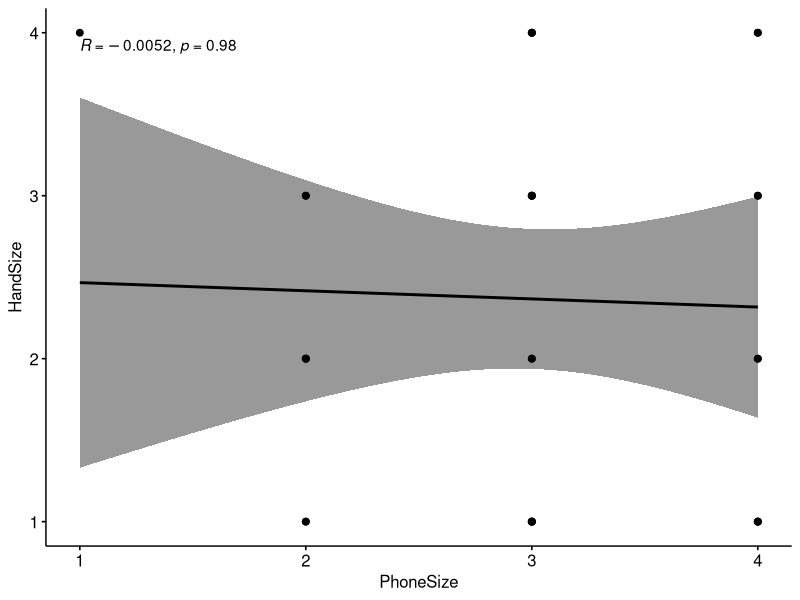
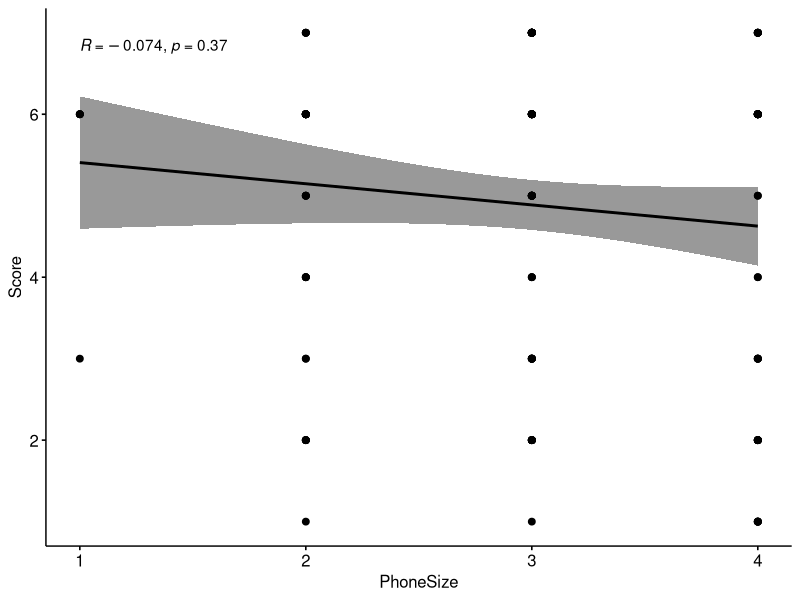
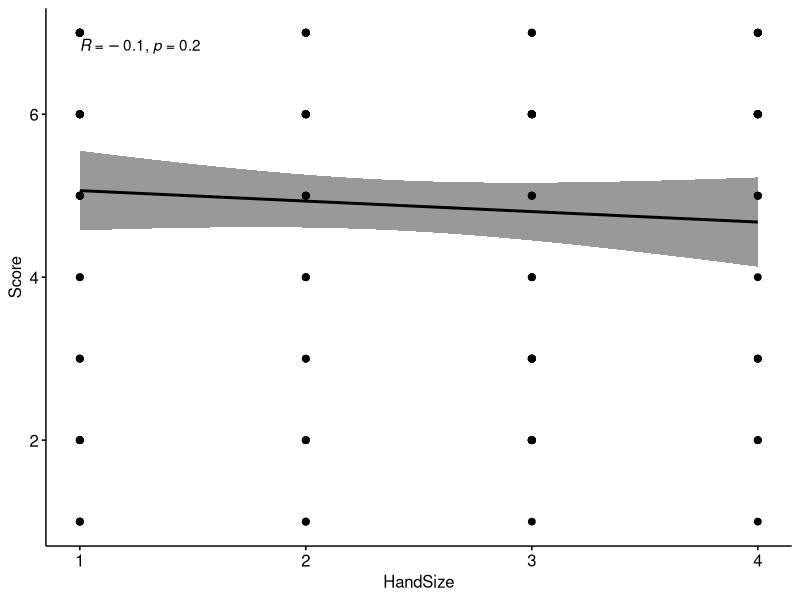
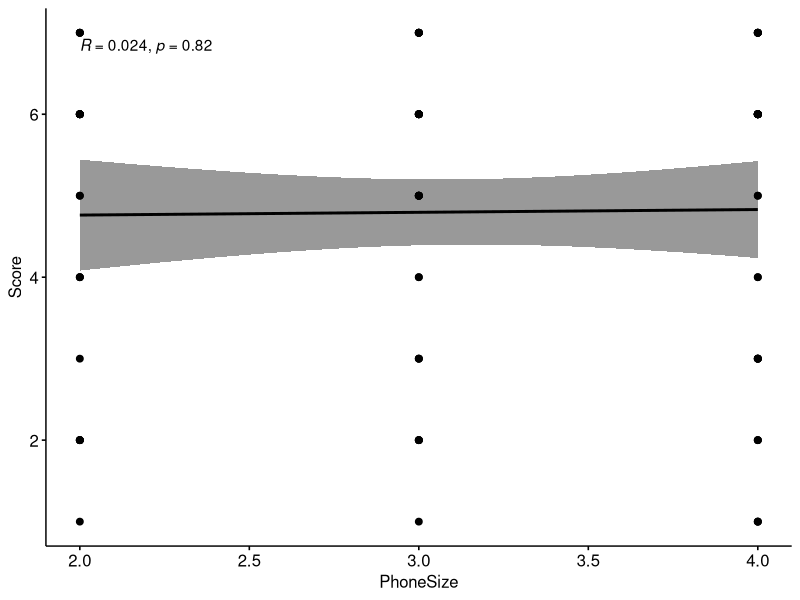
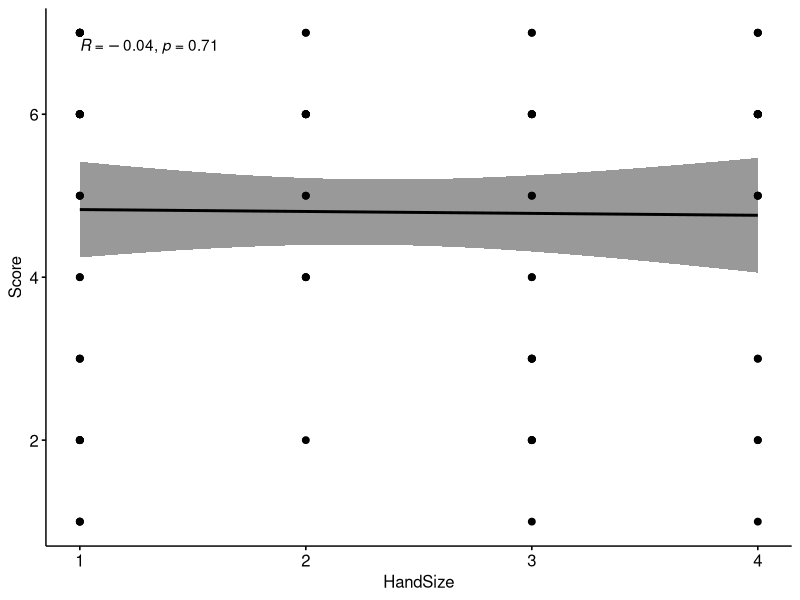
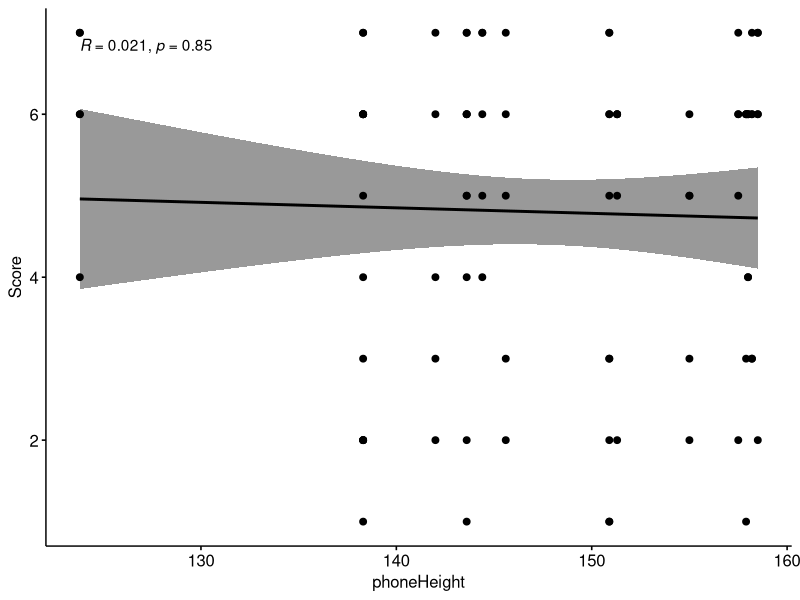
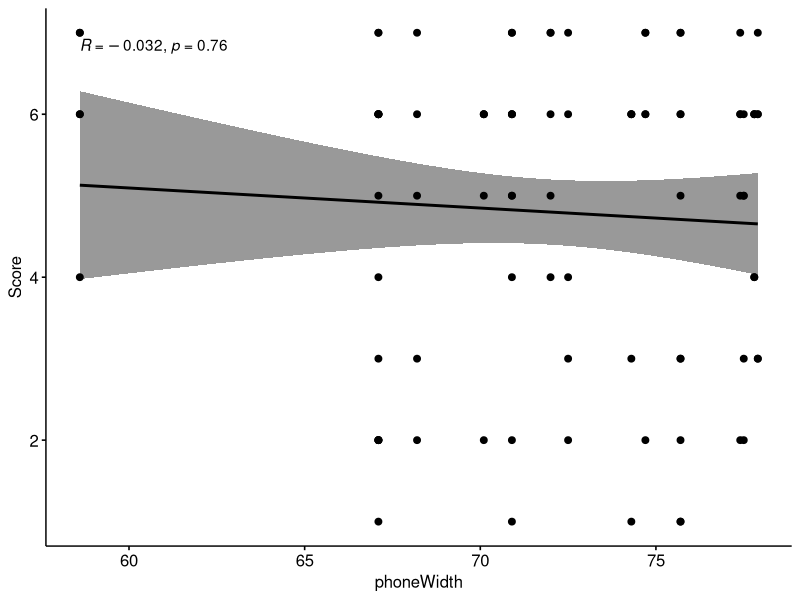
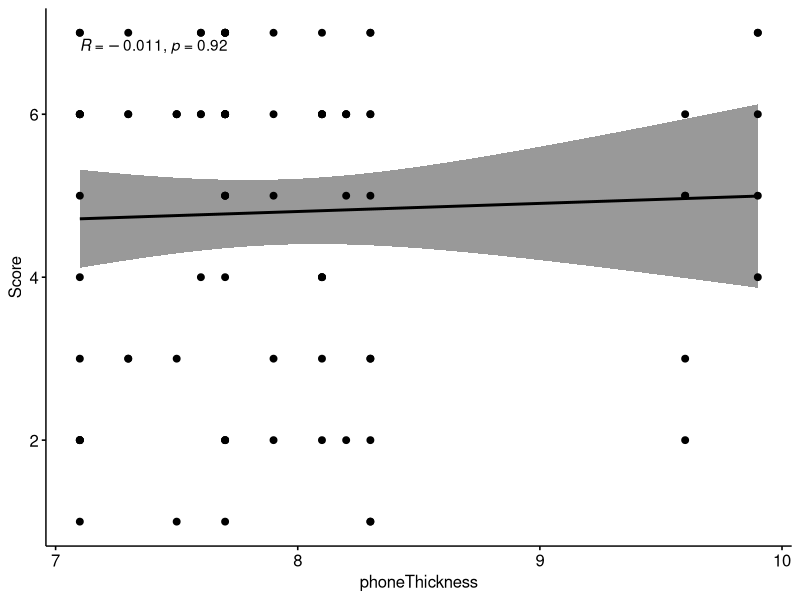

The R source for these figures, in order:
## ---- chunk 1
library(tidyverse)
library(gmodels)
library(rstatix)
## ---- chunk 2
participants <- read_csv("participants.csv", col_types = cols(
  gender = col_factor(levels = c("Male","Female")), 
  age = col_factor(levels = c("18 - 24","25 - 34", "35 - 44", "45 - 54", "55 - 64", "65 - 74", "75 - 84")), 
  smartphoneExperience = col_factor(levels = c("-3","3-5", "6-10", "10-")),
  phoneSize = col_factor(levels = c("-4", "4-5", "5-6", "6-")), 
  dailyUsage = col_factor(levels = c("-1", "1-2", "2-4", "4-8", "8-")), 
  handSize = col_factor(levels = c("6.5-7.5", "7.5-8.5", "8.5-9.5", "9.5-10.5")),
  phoneHeight = col_double(),
  phoneWidth = col_double(),
  phoneThickness = col_double(),
  phoneWeight = col_double()
  )) %>% mutate(
  phoneSize_Num = phoneSize  %>%  recode(
        "-4" = 1,
        "4-5" = 2,
        "5-6" = 3,
        "6-" = 4
        ),
  handSize_Num = handSize  %>%  recode(
        "6.5-7.5" = 1,
        "7.5-8.5" = 2,
        "8.5-9.5" = 3,
        "9.5-10.5" = 4
        )
    )

data <- read_csv("preference_likert_new.csv", col_types = cols(
  id = col_integer(),
  manipulation = col_character(),
  type = col_character(),
  likert = col_character()
)) %>% mutate(
  likert_num = likert  %>%  recode(
        "Strongly agree" = 7,
        "Agree" = 6,
        "Somewhat agree" = 5,
        "Neither agree nor disagree" = 4,
        "Somewhat disagree" = 3,
        "Disagree" = 2,
        "Strongly disagree" = 1
        )
)

res <- cor.test(participants$phoneSize_Num, participants$handSize_Num, 
                    method = "spearman")
res

library("ggpubr")
ggscatter(participants, x = "phoneSize_Num", y = "handSize_Num", 
          add = "reg.line", conf.int = TRUE, 
          cor.coef = TRUE, cor.method = "spearman",
          xlab = "PhoneSize", ylab = "HandSize")

participants_partial<-participants%>%
  filter(!is.na(phoneHeight))

## ---- chunk 3
data_ease <- data %>%
  filter(type == "ease")

res.fried <- data_ease %>% friedman_test(likert_num ~ manipulation |id)
res.fried

data_ease %>% friedman_effsize(likert_num ~ manipulation |id)

# pairwise comparisons
pwc <- data_ease %>%
  wilcox_test(likert_num ~ manipulation, paired = TRUE, p.adjust.method = "bonferroni")
pwc

total_ease <- full_join(data_ease, participants)

res <- cor.test(total_ease$phoneSize_Num, total_ease$likert_num, 
                    method = "spearman")
res

res <- cor.test(total_ease$handSize_Num, total_ease$likert_num, 
                    method = "spearman")
res


library("ggpubr")
ggscatter(total_ease, x = "phoneSize_Num", y = "likert_num", 
          add = "reg.line", conf.int = TRUE, 
          cor.coef = TRUE, cor.method = "spearman",
          xlab = "PhoneSize", ylab = "Score")

ggscatter(total_ease, x = "handSize_Num", y = "likert_num", 
          add = "reg.line", conf.int = TRUE, 
          cor.coef = TRUE, cor.method = "spearman",
          xlab = "HandSize", ylab = "Score")

partial_ease <- right_join(data_ease, participants_partial)

res <- cor.test(partial_ease$phoneSize_Num, partial_ease$likert_num, 
                    method = "spearman")
res

res <- cor.test(partial_ease$handSize_Num, partial_ease$likert_num, 
                    method = "spearman")
res

res <- cor.test(partial_ease$phoneHeight, partial_ease$likert_num, 
                    method = "spearman")
res

res <- cor.test(partial_ease$phoneWidth, partial_ease$likert_num, 
                    method = "spearman")
res

res <- cor.test(partial_ease$phoneThickness, partial_ease$likert_num, 
                    method = "spearman")
res

res <- cor.test(partial_ease$phoneWeight, partial_ease$likert_num, 
                    method = "spearman")
res


library("ggpubr")
ggscatter(partial_ease, x = "phoneSize_Num", y = "likert_num", 
          add = "reg.line", conf.int = TRUE, 
          cor.coef = TRUE, cor.method = "spearman",
          xlab = "PhoneSize", ylab = "Score")

ggscatter(partial_ease, x = "handSize_Num", y = "likert_num", 
          add = "reg.line", conf.int = TRUE, 
          cor.coef = TRUE, cor.method = "spearman",
          xlab = "HandSize", ylab = "Score")

ggscatter(partial_ease, x = "phoneHeight", y = "likert_num", 
          add = "reg.line", conf.int = TRUE, 
          cor.coef = TRUE, cor.method = "spearman",
          xlab = "phoneHeight", ylab = "Score")

ggscatter(partial_ease, x = "phoneWidth", y = "likert_num", 
          add = "reg.line", conf.int = TRUE, 
          cor.coef = TRUE, cor.method = "spearman",
          xlab = "phoneWidth", ylab = "Score")

ggscatter(partial_ease, x = "phoneThickness", y = "likert_num", 
          add = "reg.line", conf.int = TRUE, 
          cor.coef = TRUE, cor.method = "spearman",
          xlab = "phoneThickness", ylab = "Score")

ggscatter(partial_ease, x = "phoneWeight", y = "likert_num", 
          add = "reg.line", conf.int = TRUE, 
          cor.coef = TRUE, cor.method = "spearman",
          xlab = "phoneWeight", ylab = "Score")

## ---- chunk 4
data_comfort <- data %>%
  filter(type == "comfort")

res.fried <- data_comfort %>% friedman_test(likert_num ~ manipulation |id)
res.fried

data_comfort %>% friedman_effsize(likert_num ~ manipulation |id)

# pairwise comparisons
pwc <- data_comfort %>%
  wilcox_test(likert_num ~ manipulation, paired = TRUE, p.adjust.method = "bonferroni")
pwc

total_comfort <- full_join(data_comfort, participants)

res <- cor.test(total_comfort$phoneSize_Num, total_comfort$likert_num, 
                    method = "spearman")
res

res <- cor.test(total_comfort$handSize_Num, total_comfort$likert_num, 
                    method = "spearman")
res


library("ggpubr")
ggscatter(total_comfort, x = "phoneSize_Num", y = "likert_num", 
          add = "reg.line", conf.int = TRUE, 
          cor.coef = TRUE, cor.method = "spearman",
          xlab = "PhoneSize", ylab = "Score")

ggscatter(total_comfort, x = "handSize_Num", y = "likert_num", 
          add = "reg.line", conf.int = TRUE, 
          cor.coef = TRUE, cor.method = "spearman",
          xlab = "HandSize", ylab = "Score")

partial_comfort <- right_join(data_comfort, participants_partial)

res <- cor.test(partial_comfort$phoneSize_Num, partial_comfort$likert_num, 
                    method = "spearman")
res

res <- cor.test(partial_comfort$handSize_Num, partial_comfort$likert_num, 
                    method = "spearman")
res

res <- cor.test(partial_comfort$phoneHeight, partial_comfort$likert_num, 
                    method = "spearman")
res

res <- cor.test(partial_comfort$phoneWidth, partial_comfort$likert_num, 
                    method = "spearman")
res

res <- cor.test(partial_comfort$phoneThickness, partial_comfort$likert_num, 
                    method = "spearman")
res

res <- cor.test(partial_comfort$phoneWeight, partial_comfort$likert_num, 
                    method = "spearman")
res


library("ggpubr")
ggscatter(partial_comfort, x = "phoneSize_Num", y = "likert_num", 
          add = "reg.line", conf.int = TRUE, 
          cor.coef = TRUE, cor.method = "spearman",
          xlab = "PhoneSize", ylab = "Score")

ggscatter(partial_comfort, x = "handSize_Num", y = "likert_num", 
          add = "reg.line", conf.int = TRUE, 
          cor.coef = TRUE, cor.method = "spearman",
          xlab = "HandSize", ylab = "Score")

ggscatter(partial_comfort, x = "phoneHeight", y = "likert_num", 
          add = "reg.line", conf.int = TRUE, 
          cor.coef = TRUE, cor.method = "spearman",
          xlab = "phoneHeight", ylab = "Score")

ggscatter(partial_comfort, x = "phoneWidth", y = "likert_num", 
          add = "reg.line", conf.int = TRUE, 
          cor.coef = TRUE, cor.method = "spearman",
          xlab = "phoneWidth", ylab = "Score")

ggscatter(partial_comfort, x = "phoneThickness", y = "likert_num", 
          add = "reg.line", conf.int = TRUE, 
          cor.coef = TRUE, cor.method = "spearman",
          xlab = "phoneThickness", ylab = "Score")

ggscatter(partial_comfort, x = "phoneWeight", y = "likert_num", 
          add = "reg.line", conf.int = TRUE, 
          cor.coef = TRUE, cor.method = "spearman",
          xlab = "phoneWeight", ylab = "Score")
